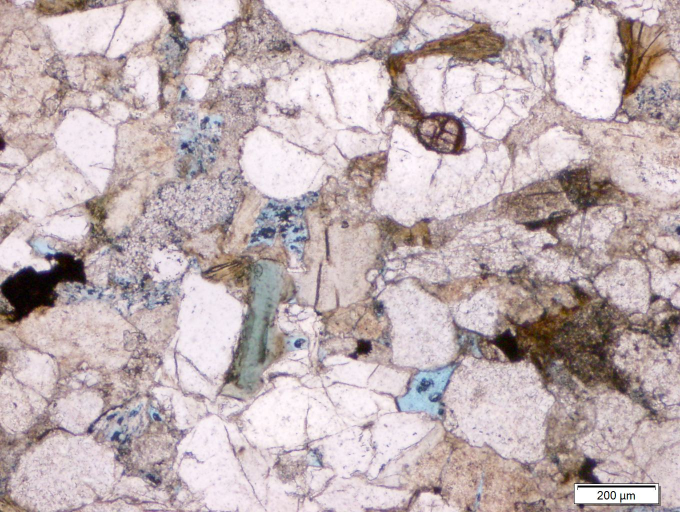
#> input picture datasets/JPEGImages/BS1-A1m1-.jpg, 1360 x 1024 px (shown at 1/2 size); its folder holds only this picture in this run
$ python resize.py   (older library calls are emulated)
#> lines starting #> are read from the running program, lines starting #| are printed output that depends on the picture
import os
from PIL import Image

def resize_images(input_images_folder, input_masks_folder, output_images_folder, output_masks_folder, target_size):
    # Create the output folders if they do not exist.
#> called with input_images_folder = 'datasets/JPEGImages', input_masks_folder = 'datasets/SegmentationClass', output_images_folder = 'VOCdevkit/VOC2007\\JPEGImages', output_masks_folder = 'VOCdevkit/VOC2007\\SegmentationClass', target_size = (1024, 1024)
    os.makedirs(output_images_folder, exist_ok=True)
    os.makedirs(output_masks_folder, exist_ok=True)

    for filename in os.listdir(input_images_folder):
        if filename.endswith(".jpg"):
            image_path = os.path.join(input_images_folder, filename)
            mask_path = os.path.join(input_masks_folder, filename.replace('.jpg', '.png'))

            # Resize image
            image = Image.open(image_path)
#> image is the input picture: PIL image 1360x1024 RGB; mean R, G, B 192.6, 177.2, 179.6
            resized_image = image.resize(target_size, Image.ANTIALIAS)
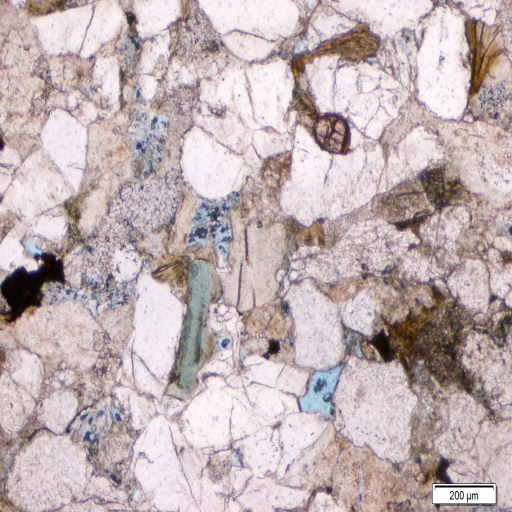
#> resized_image: PIL image 1024x1024 RGB (shown at 1/2 size); mean R, G, B 192.6, 177.2, 179.6
            resized_image_path = os.path.join(output_images_folder, filename)
            resized_image.save(resized_image_path)

            # Resize corresponding mask
            if os.path.exists(mask_path):
                mask = Image.open(mask_path)
                resized_mask = mask.resize(target_size, Image.NEAREST)
                resized_mask_path = os.path.join(output_masks_folder, filename.replace('.jpg', '.png'))
                resized_mask.save(resized_mask_path)

# Set the desired size, for example, (256, 256).
target_size = (1024, 1024)

# Replace with your original image and mask folder paths.
input_images_folder = 'datasets/JPEGImages'
input_masks_folder = 'datasets/SegmentationClass'

# Replace with the folder paths where you wish to save the resized images and masks.
output_images_folder = 'VOCdevkit/VOC2007\JPEGImages'
output_masks_folder = 'VOCdevkit/VOC2007\SegmentationClass'

resize_images(input_images_folder, input_masks_folder, output_images_folder, output_masks_folder, target_size)
